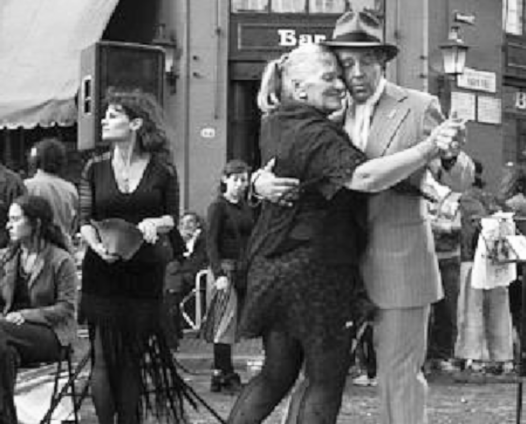
#> input picture binoc current/BI/1.png, 526 x 424 px
$ jupyter execute Binocular_Modality.ipynb
#> lines starting #> are read from the running program, lines starting #| are printed output that depends on the picture; long printed decimals are rounded
[cell 1]
import matplotlib.image as mpimg
import pylab as py
import numpy as np
import math
from scipy import ndimage
import PIL

imageL = PIL.Image.open('BI/1.png')
#> imageL is the input picture: PIL image 526x424 RGBA; mean R, G, B, A 103.1, 103.1, 103.1, 255
imageL = imageL.convert('L')
#> imageL: PIL image 526x424 L
imageL = np.array(imageL, 'double')
#> imageL: shape (424, 526) float64
print(imageL.shape)
#| (424, 526)
py.imshow(imageL, cmap=py.cm.Greys_r)

imageR = PIL.Image.open('BI/2.png')
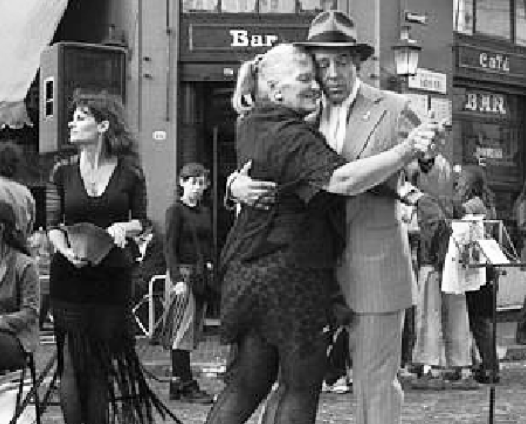
#> input picture binoc current/BI/2.png, 526 x 424 px
#> imageR is the input picture: PIL image 526x424 RGBA; mean R, G, B, A 97.9, 97.9, 97.9, 255
imageR = imageR.convert('L')
#> imageR: PIL image 526x424 L
imageR = np.array(imageR, 'double')
#> imageR: shape (424, 526) float64
print(imageR.shape)
#| (424, 526)
py.imshow(imageR, cmap=py.cm.Greys_r)
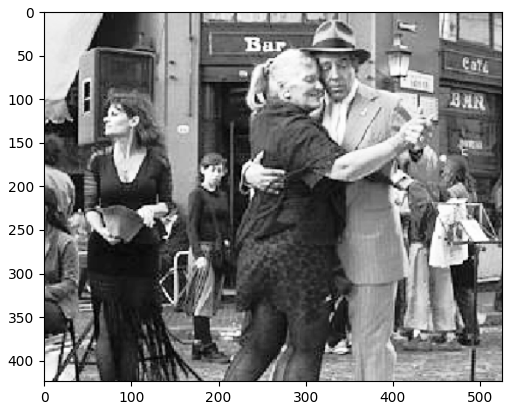
#> figure drawn by matplotlib, 1 panel

[cell 2]
from sklearn.utils.random import sample_without_replacement

from math import sqrt


def sample_comb3(dims, nsamp):
    idx = sample_without_replacement(np.prod(dims), nsamp)
    return np.vstack(np.unravel_index(idx, dims)).T

def delinearize(array):
    size = sqrt(len(array))
    outarray = []
    temp = []
    counter = 1
    for i in range(len(array)):
        if size != counter:
            temp.append(array[i])
            counter += 1
        else:
            outarray.append(temp)
            temp=[]
            counter=1
    return outarray

# now we are picking random patches from the image
print ("getting patches from image...")
patch_size = 8
num_patches = 10000
num_max_possible_patches = (len(imageL)-patch_size) * (len(imageL[0])-patch_size)
#> num_max_possible_patches = 215488
num_max_patches = min(num_patches, num_max_possible_patches)
#> num_max_patches = 10000
num_max_tries = min(num_patches*1.2, num_max_possible_patches)
#> num_max_tries = 12000

# indices = pickRandom(num_max_tries, 1, len(img)-patch_size, 1, len(img[0])-patch_size)
indices = sample_comb3([len(imageL)-patch_size, len(imageL[0])-patch_size], num_max_tries)
#> in sample_comb3, `idx = sample_without_replacement(np.prod(dims), nsamp)`: idx = 12000 values, max 215460 at index 7177, min 5 at index 3993, mean 108563.5
#> indices = 12000 pairs, first value 0 to 415, second value 0 to 517

patches = []


cnt = 0
for idx in indices:
    if cnt >= num_max_patches:
        break
    x = idx[0]
    y = idx[1]
    temp = []
    temp2 = []
    for i in range(patch_size):
        for j in range(patch_size):
            temp.append(imageL[x+i][y+j])
            temp2.append(imageR[x+i][y+j])
    mtemp = temp + temp2
    if np.std(temp) > 0:
        patches.append(mtemp)

        cnt = cnt + 1
#> this loop made 10002 passes
#> (x, y) on passes 1 to 12: (285, 112), (374, 125), (391, 499), (346, 29), (149, 346), (121, 144), (143, 76), (116, 56), (191, 272), (375, 330), (50, 34), (64, 176)
#> after the loop, cnt = 10000; patches = 10000 items

# print "patches size: "
print ("patches size: ", len(patches), " x ", len(patches[0]))
#| patches size:  10000  x  128

[cell 3]
num_components = 10
k=0
#patch from right side img
fig = py.figure(figsize=(15,20))
for i in range(num_components):
    k = k+1
    fig.add_subplot(10,2,k)
    py.imshow(delinearize(patches[i][0:64]),interpolation='nearest',cmap=py.get_cmap('gray'))
    py.axis("off")
    k = k+1
    fig.add_subplot(10,2,k)
    py.imshow(delinearize(patches[i][64:]),interpolation='nearest',cmap=py.get_cmap('gray'))
    py.axis("off")
#> after the loop, k = 20
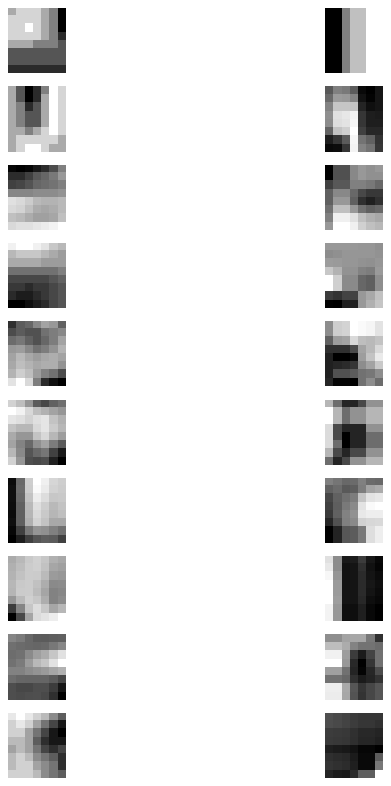
#> figure drawn by matplotlib, 20 panels

[cell 4]
from sklearn import decomposition

def pcaComponents(array, components):
#> called with components = 20
    pcatemp = decomposition.PCA(n_components=components)
    pcafit = pcatemp.fit(array)
    print(pcafit.explained_variance_ratio_)
#| [0.5432  0.269 0.03327 0.02805  0.02257 0.02046
#|  0.01058 0.008358 0.007649  0.006906 0.005793 0.005567
#|  0.003724 0.003114 0.002868  0.002666 0.002388 0.002142
#|  0.001906 0.001704]
    return pcafit.components_

## PCA
print ("calculating PCA...")
pcacomp = pcaComponents(patches, 20)
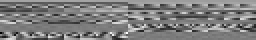
#> pcacomp: shape (20, 128) float64 (shown 2 times larger); min -0.3, max 0.318, mean 0.00494; drawn with min black and max white
print(pcacomp.shape)
#| (20, 128)
#pcacomp2 = pcaComponents(patches2, components = num_components)
print(len(pcacomp))
#| 20
num_components = 20
k=0

fig = py.figure(figsize=(15,30))
for i in range(num_components):
    k+=1
    fig.add_subplot(20,2,k)
    py.imshow(delinearize(pcacomp[i][:64]),cmap='Greys_r')
    py.axis("off")
    k+=1
    fig.add_subplot(20,2,k)
    py.imshow(delinearize(pcacomp[i][64:]),cmap='Greys_r')
    py.axis("off")
#> after the loop, k = 40
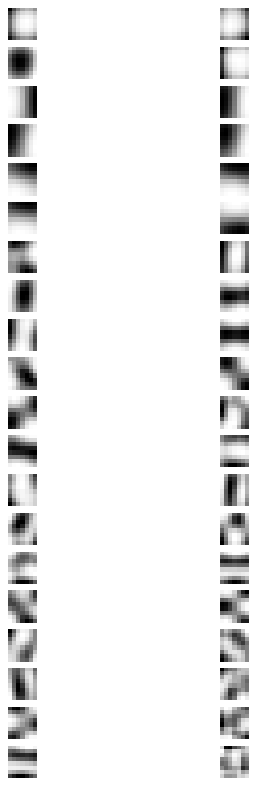
#> figure drawn by matplotlib, 40 panels

[cell 5]
def icaComponents(array, components=10):
#> called with components = 20
    icatemp = decomposition.FastICA(n_components=components)
    #icatemp = decomposition.FastICA(n_components=components, max_iter=500, whiten=False)
    return icatemp.fit(array).components_
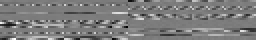
#> returned value: shape (20, 128) float64 (shown 2 times larger); min -0.00818, max 0.00854, mean -1.26e-05; drawn with min black and max white

## ICA
print ("calculating ICA...")

icacomp = icaComponents(patches, components = num_components)
#icacomp2 = icaComponents(patches2, components = num_components)

num_components = 10
k=0

fig = py.figure(figsize=(15,20))
for i in range(num_components):
    k+=1
    fig.add_subplot(10,2,k)
    py.imshow(delinearize(icacomp[i][:64]),cmap='gray')
    py.axis("off")
    k+=1
    fig.add_subplot(10,2,k)
    py.imshow(delinearize(icacomp[i][64:]),cmap='gray')
    py.axis("off")
#> after the loop, k = 20
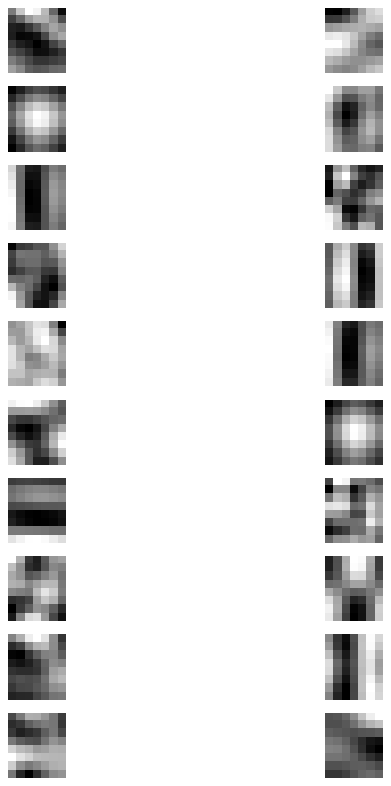
#> figure drawn by matplotlib, 20 panels
